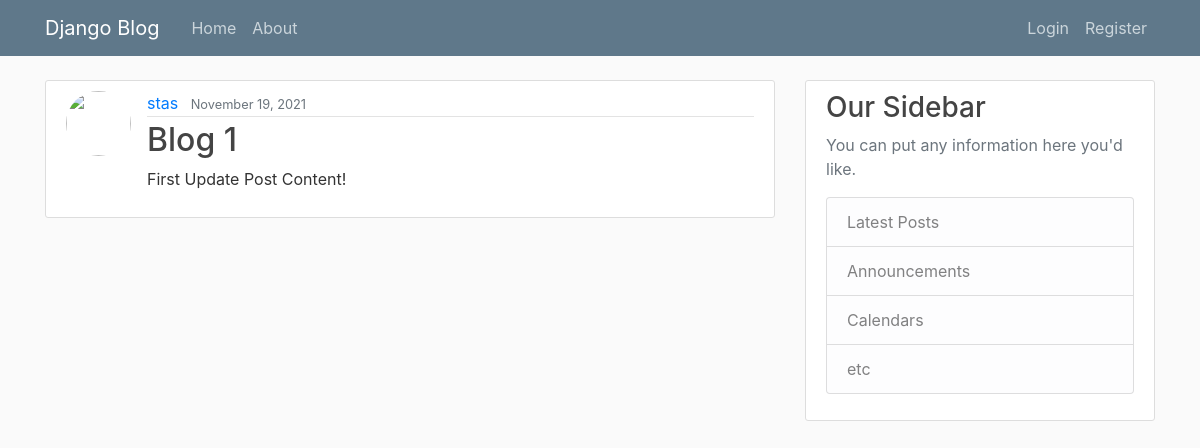
The app's page /post/1/ with its own data.
### blog/models.py (models this page shows, shortened)
class Post(models.Model):
    title = models.CharField(max_length=100)
    content = models.TextField()
    date_posted = models.DateTimeField(default=timezone.now)
    author = models.ForeignKey(User, on_delete=models.CASCADE)

### blog/views.py (the view)
# urls.py: path('post/<int:pk>/', PostDetailView.as_view(), name='post-detail'),
class PostDetailView(DetailView):
    model = Post

### blog/templates/blog/post_detail.html (shortened to what this page needs)
{%extends 'blog/base.html'%}
{%block content%}
<article class="media content-section">
  <img class = 'rounded-circle article-img' src ='{{object.author.profile.image.url}}'>
  <div class="media-body">
    <div class="article-metadata">
      <a class="mr-2" href="{%url 'user-posts' object.author.username%}">{{ object.author }}</a>
      <small class="text-muted">{{ object.date_posted| date:'F d, Y' }}</small>
    </div>
    <h2 class="article-title" >{{object.title }}</h2>
    <p class="article-content">{{ object.content }}</p>
  </div>
</article>
{%endblock content%}

### blog/static/blog/main.css (style rules this page uses)
body { background: #fafafa; color: #333333; margin-top: 5rem; }
h1, h2, h3, h4, h5, h6 { color: #444444; }
.content-section { background: #ffffff; padding: 10px 20px; border: 1px solid #dddddd; border-radius: 3px; margin-bottom: 20px; }
.article-title { color: #444444; }
.article-content { white-space: pre-line; }
.article-img { height: 65px; width: 65px; margin-right: 16px; }
.article-metadata { padding-bottom: 1px; margin-bottom: 4px; border-bottom: 1px solid #e3e3e3 }

### records on screen
Post: author "stas", date_posted "November 19, 2021", title "Blog 1", content "First Update Post Content!"
